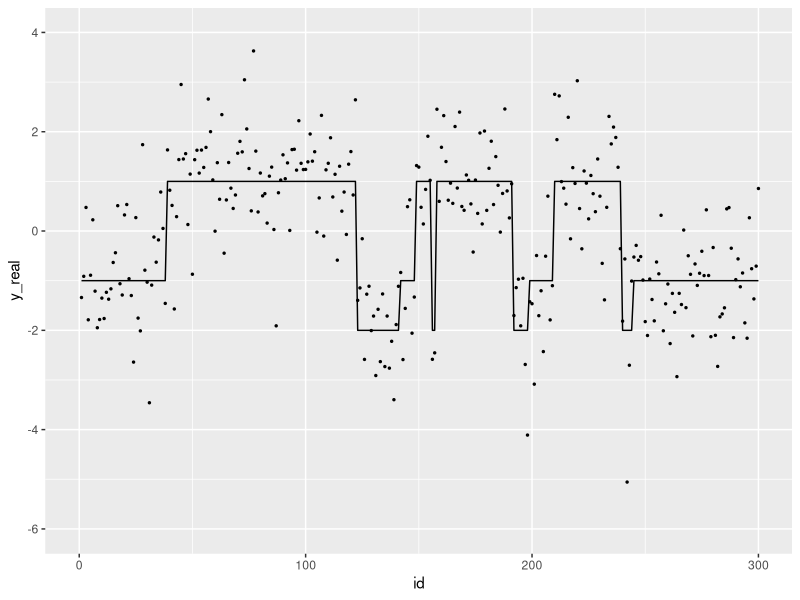

Reproduce this figure in R. (Note: this script raises an error after producing the figure.)
## ---- chunk 1
set.seed(1234)
# transMtx = matrix(c(0.95,0.015,0.005,0.03,
#                      0.005,0.98,0.010,0.005,
#                      0.015,0.005,0.90,0.08,
#                      0.05,0.01,0.14,0.8),byrow = TRUE,ncol = 4)
# pi = c(0,0.85,0.05,0.1)
# mu = c(-2,-1,1,3)
# sigma = rep(0.9 ,4)

transMtx = matrix(c(0.98,0.015,0.005,
                     0.005,0.98,0.015,
                     0.015,0.005,0.98),byrow = TRUE,ncol = 3)
pi = c(0,0.95,0.05)
mu = c(-2,-1,1)
sigma = rep(0.9,3)

T = 300
M = dim(transMtx)[1]

x = rep(NA,T)
x[1] = sample(1:M,1,prob = pi)
for (i in 2:T){
  x[i] = sample(1:M,1,prob = transMtx[x[i-1],])
}

y = rep(NA,T); y_real = rep(NA,T)
for (i in 1:T){
  idx = x[i]
  y_real[i] = mu[idx]
  y[i] = rnorm(1,y_real[i],sigma[idx])
}

library('ggplot2')
dat = data.frame(id = 1:T, x = x, y = y, y_real = y_real)
p <- ggplot(dat,aes(x = id, y = y_real))+
  geom_line()+
  geom_point(aes(x = id, y = y),size = 0.5)+
  xlim(0,T)+
  ylim(-6,4)
p

NumberofSegments = length(rle(x)$value)
NumberofSegments
## ---- chunk 2
library(matrixStats)
lmy_forward_constraint <- function(obs,mu,sigma,transMtx,pi,kmax){
  T = length(obs)
  M = length(pi)
  
  lA = array(NA,dim=c(M,kmax,T))
  transMtx_NoDiag = transMtx - diag(diag(transMtx))
  lpy_x = mapply(obs,FUN = function(x) dnorm(x,mu,sigma,log = TRUE))
  
  ## k = 1 at position 1
  lA[,1,1] =  lpy_x[,1] + log(pi)
  for (s in 2:T){
    ## k = 1
    lA[,1,s] = lA[,1,s-1] + log(diag(transMtx)) + lpy_x[,s]
  }
  if (kmax == 1){ return(lA) }
  
  for (k in 2:kmax){
    for (i in 1:M) { lA[i,k,k] = logSumExp(lA[,k-1,k-1] + log(transMtx_NoDiag[,i])) + lpy_x[i,k] } ## k = k at position k
    if( k < T ){
      for (s in (k+1):T){
        for (i in 1:M){
          tmp = lA[,c(k-1,k),(s-1)] + log(cbind(transMtx_NoDiag[,i],diag(diag(transMtx))[,i]))
          lA[i,k,s] = logSumExp(tmp) + lpy_x[i,s]
        }
      }
    }
  }
  return(lA)
}
## ---- chunk 3
my_FFBS_constraint = function(obs,mu,sigma,transMtx,pi,kmax){
  T = length(obs)
  M = length(pi)
  success = 0
  
  transMtx_NoDiag = transMtx - diag(diag(transMtx))
  lA = lmy_forward_constraint(obs,mu,sigma,transMtx,pi,kmax)
  llk = logSumExp(lA[,,T])
  
  while(success<1){
    lprob = apply(lA[,,T],2,function(x) logSumExp(x))
    kseg = sample(1:kmax,1,prob = c(exp(lprob-logSumExp(lprob))))
    x = rep(NA,T); s = kseg;
    x[T] = sample(1:M,1,prob = exp(lA[,kseg,T]-logSumExp(lA[,kseg,T])))
    for (j in (T-1):1){
      if(j>=s){
        if(s == 1){
          x[j] = x[j+1]
        }else{
          lprob = lA[,c(s-1,s),j] + log(cbind(transMtx_NoDiag[,x[j+1]],diag(diag(transMtx))[,x[j+1]]))
          tmp = sample(1:length(lprob),1,prob = c(exp(lprob-logSumExp(lprob))))
          x[j] = ifelse(tmp <= M,tmp,tmp-M)
          s = s - (x[j] != x[j+1])
        }
      #print(paste(s,j,x[j],sep = ";"))
      }
    }
    if(!is.na(x[1])){
      success = success+1
    }
  }
  return(list("x"=x,"llk"=llk))
}
## ---- chunk 4
library("gtools")
library("truncnorm")
FB_sampler_one <- function(y,mu,sigma2_inv,beta,A,pi,x,K,epsilon,kappa,alpha,g,h,kmax){
  sigma2 = 1/sigma2_inv
  ##### update mu
  for(i in 1:K){
    S = sum(y[x==i])
    n = sum(x==i)
    ## no constraint
    #mu[i] = rnorm(1,(S+kappa*epsilon*sigma2)/(n+kappa*sigma2),sqrt((sigma2)/(n+kappa*sigma2)))
    ## truncated normal
    mu[i] = rtruncnorm(n = 1,a = max(-Inf,mu[i-1],na.rm = TRUE),b = min(Inf,mu[i+1],na.rm = TRUE),mean = (S+kappa*epsilon*sigma2[i])/(n+kappa*sigma2[i]),sd = sqrt((sigma2[i])/(n+kappa*sigma2[i])))
  }
  
  ##### update sigma2
  for(i in 1:K){
    n = sum(x==i)
    Sq = sum((y[x==i]-mu[i])^2)
    sigma2_inv[i] = rgamma(1,alpha+0.5*n,beta+0.5*Sq)
  }
  sigma2 = 1/sigma2_inv
  
  ##### update beta
  beta = rgamma(1,g+3*alpha,h+sum(sigma2_inv))
  
  ##### update A
  N_trans = matrix(0,ncol=K,nrow = K)
  for(i in 1:T-1)
    N_trans[x[i],x[i+1]] = N_trans[x[i],x[i+1]] + 1
  for(i in 1:K){
    A[i,] = rdirichlet(1,N_trans[i,]+1)
  }
  
  ##### update pi
  pi = rdirichlet(1,rep(1,K)+(x[1] == 1:K))
  
  ##### update x
  tmp = my_FFBS_constraint(y,mu,sqrt(sigma2),A,pi,kmax)
  x = tmp$x; llk = tmp$llk  ##### calculate after x was updated?
  
  return(list("pi"=pi,"A"=A,"mu"=mu,"beta"=beta,"sigma2_inv"=sigma2_inv,"x"=x,"llk"=llk))
}
## ---- chunk 5
FB_sampler_constraint <- function(data, K, kmax, burnin = 200, thin = 1, num_sample = 1000){
  ## some constants from data
  y = data;
  T = length(y)
  epsilon = sum(range(y))/2
  R = diff(range(y))
  kappa = 1/R^2
  num = 1
  
  ## hyperparameters constant
  alpha = 2
  g = 0.2
  h = 10 / R^2
  
  ## random start point
  pi = rep(1/K,K)
  A = matrix(rep(1/K,K*K),ncol = K)
  mu = sort(rnorm(K,epsilon,1/kappa))
  beta = rgamma(1,g,h)
  sigma2_inv = rep(rgamma(1,alpha,beta),K)
  x = sample(1:K,T,replace = TRUE)
  
  ## gibbs sampler
  ### initialize storage
  pi_sam = matrix(0,nrow = num_sample,ncol = K)
  A_sam = array(0,dim=c(K,K,num_sample))
  mu_sam = matrix(0,nrow = num_sample,ncol = K)
  beta_sam = rep(0,num_sample)
  sigma2_inv_sam = matrix(0,nrow = num_sample,ncol = K)
  x_sam = matrix(0,nrow = num_sample,ncol = T)
  llk_sam = rep(0,num_sample)
  
  ### sampler start
  #### burnin step
  for(iter in 1: burnin){
    hmm_sample = FB_sampler_one(y,mu,sigma2_inv,beta,A,pi,x,K,epsilon,kappa,alpha,g,h,kmax)
    mu = hmm_sample$mu
    sigma2_inv = hmm_sample$sigma2_inv
    beta = hmm_sample$beta
    A = hmm_sample$A
    pi = hmm_sample$pi
    x = hmm_sample$x
  }
  
  ##### sampling
  for (iter in 1:(thin*num_sample)){
    hmm_sample = FB_sampler_one(y,mu,sigma2_inv,beta,A,pi,x,K,epsilon,kappa,alpha,g,h,kmax)
    mu = hmm_sample$mu
    sigma2_inv = hmm_sample$sigma2_inv
    beta = hmm_sample$beta
    A = hmm_sample$A
    pi = hmm_sample$pi
    x = hmm_sample$x
    llk = hmm_sample$llk
  
    ##### store the samples
    if(iter%%thin==0){
      pi_sam[num,] = pi
      A_sam[,,num] = A
      mu_sam[num,] = mu
      beta_sam[num] = beta
      sigma2_inv_sam[num,] = sigma2_inv
      x_sam[num,] = x
      llk_sam[num] = llk
      num = num + 1
    }
  }
  
  return(list("pi"=pi_sam,"A"=A_sam,"mu"=mu_sam,"beta"=beta_sam,"sd"=sqrt(1/sigma2_inv_sam),"x"=x_sam,"llk"=llk_sam))
}
## ---- chunk 6
#result = FB_sampler_constraint(data = y,K = 3,kmax = 15,burnin = 100,thin = 1,num_sample = 200)
#plot(apply(result$x,2,mean),type="l")
#plot(x,type="l")
dat = data.frame(id = 1:T, x = x, x_posmean = apply(result$x,2,mean))
library("reshape2")
datm = melt(dat,id.vars = 1)
p <- ggplot(datm,aes(x = id, y = value))+
  geom_line(aes( color = variable,group = variable))+
  scale_color_manual(values = c("red","green"),labels = c("x_real","x_viterbi"))+
  xlim(0,T)+
  ylim(0,5)
p
apply(result$mu,-1,mean)
apply(result$sd,-1,mean)
length(rle(apply(result$x,2,mean))$values)
## ---- chunk 7
s = apply(result$x,1,function(x) length(rle(x)$values))
hist(s)
## ---- chunk 8
## kmax: max num of segments
## smax: max num of states

Determine_num_state_constraint = function(y,smax = 5,kmax = NumberofSegments+10,burnin=1000,thin=1,num_sample=1000){
  lprobS = matrix(0,ncol = smax,nrow = num_sample)
  
  ## calculate likelihood eq21
  for(k in 2:smax){ ## k can not be 1
    lprobS[,k] = FB_sampler_constraint(data = y,K = k,kmax = kmax, burnin = burnin,num_sample = num_sample)$llk
  }
  
  ## add prior
  lprobS = lprobS + log(1/Kmax)
  
  ## normalization
  lprobS = apply(lprobS,1,function(x) x-logSumExp(x))
  
  ## mc calculation eq21
  postS = apply(lprobS,1, function(x) exp(logSumExp(x))/num_sample)
  return(postS)
  
}
## ---- chunk 9
smax = 6
postS = Determine_num_state_constraint(y = y,smax = smax,kmax = NumberofSegments+10,burnin = 1000,num_sample = 1000)
postS
p <- ggplot(data.frame(id=1:Kmax,prob=postS),aes(x=id,y=prob)) + 
  geom_bar(stat = "identity",position = "dodge",width = 0.6)
p
